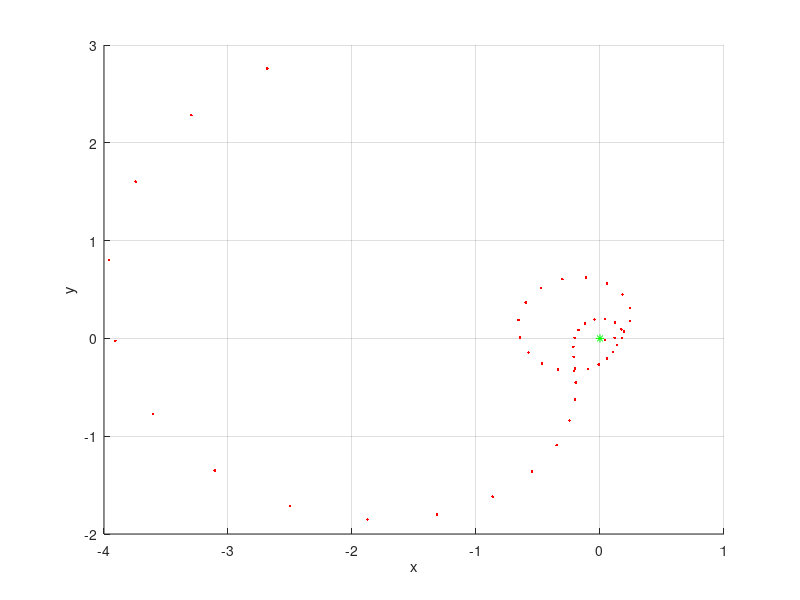

The MATLAB source for this figure:
close all
clear all
clc

kp = 2;
ka = 2;
kb = -1;

kpi = 0.1;
kai = -0.1;
kbi = -0.1;

p_sum = 0;
a_sum = 0;
b_sum = 0;

rob_pos = [-2, 3];
rob_th = pi;
goal_pos = [0, 0];
goal_th = 0;

dt = 0.1;
t = 0:dt:20;

figure(1)
hold on
grid on
plot(goal_pos(1),goal_pos(2),'g*')
xlabel('x')
ylabel('y')

for i = 1:length(t)
    
    dx = goal_pos(1) - rob_pos(i,1);
    dy = goal_pos(2) - rob_pos(i,2);
    
    p = sqrt(dx^2 + dy^2);
    a = -rob_th(i) + atan2(dy,dx);
    b = -rob_th(i) - a + goal_th;
    
    p_sum = p_sum + p*dt;
    a_sum = a_sum*0.9 + a*dt;
    b_sum = b_sum*0.9 + b*dt;
    
    if (p < 0.1)
        p_sum = 0;
        break
    end
    
    if (abs(a) < 0.1)
        a_sum = 0;
    end
    
    if (abs(b) < 0.1)
        b_sum = 0;
    end
    
    if (a > pi)
        a = -(2*pi - a);
    end
    if (a < -pi)
        a = 2*pi + a;
    end
    
    if (b > pi)
        b = -(2*pi - b);
    end
    if (b < -pi)
        b = 2*pi + b;
    end
    
    v = kp*p + kpi*p_sum;
    w = ka*a + kb*b + kai*a_sum + kbi*b_sum;
    
    rob_th(i+1) = rob_th(i) + dt*w;
    rob_pos(i+1,1) = rob_pos(i,1) + dt*v*cos(rob_th(i+1));
    rob_pos(i+1,2) = rob_pos(i,2) + dt*v*sin(rob_th(i+1));
    
    plot(rob_pos(i+1,1),rob_pos(i+1,2),'r.')
    drawnow
end

